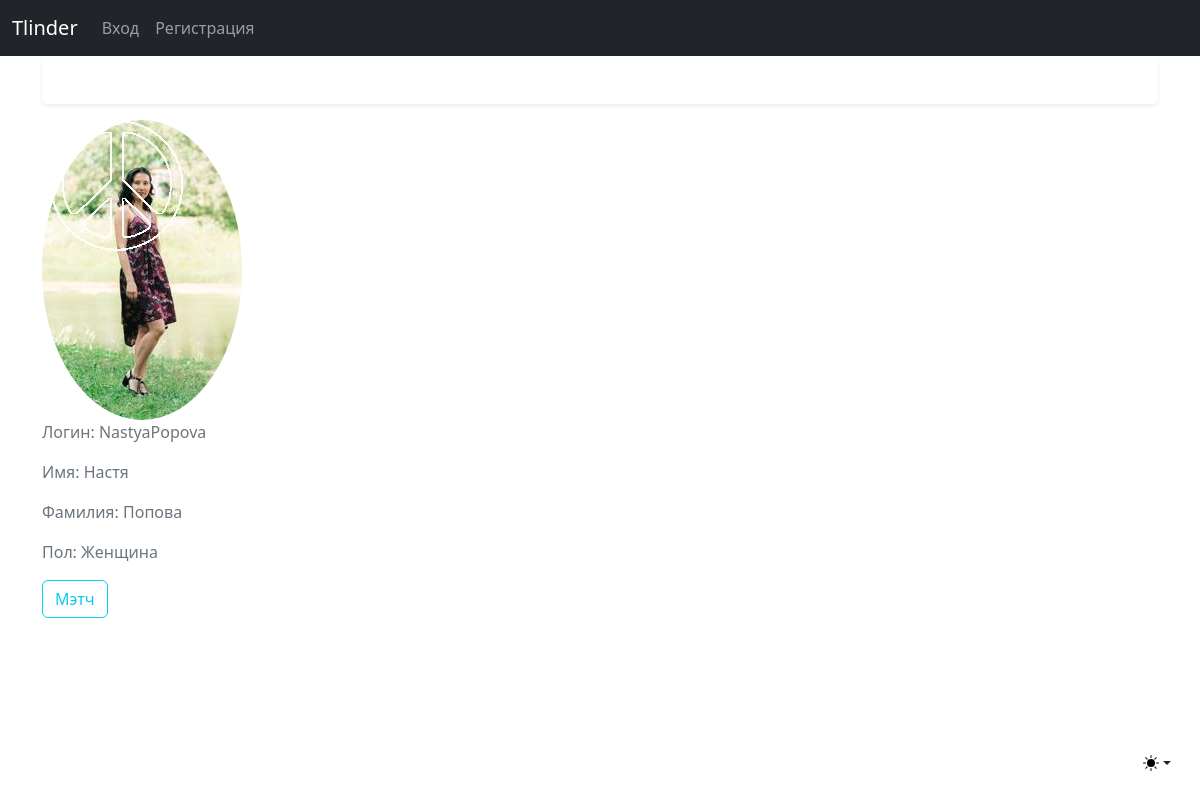
The page /users/4 on the database its author committed.
### users/models.py (models this page shows, shortened)
class Profile(models.Model):
    user = models.OneToOneField(User, on_delete=models.CASCADE)
    firstname = models.CharField(max_length=200, db_index=True,)
    lastname = models.CharField(max_length=200)
    gender = models.CharField(max_length=200, choices=GENDER_CHOICES, default='Мужчина')
    image = models.ImageField(default='default.jpg', upload_to='profile_pics')
    image2 = models.ImageField(default='default2.jpg')

### users/templates/users/profile_detail.html
{% extends "users/base.html" %}
{% block content %}
	<div class="content-section">
		<div class="media">
          <img class="rounded-circle article-img" src="{{ profile.image.url }}">
            <p class="text-secondary">Логин: {{ profile.user.username }}</p>
			<p class="text-secondary">Имя: {{ profile.firstname }}</p>
			<p class="text-secondary">Фамилия: {{ profile.lastname }}</p>
			<p class="text-secondary">Пол: {{ profile.gender }}</p>
        </div>
				<div class="form-group">
				  <a class="btn btn-outline-info" href="{% url 'match-create' profile.user.id %}">Мэтч</a>
			  	</div>
	</div>
{% endblock content %}

### rows shown on the page
Profile: image (picture), user.username "NastyaPopova", firstname "Настя", lastname "Попова", gender "Женщина"
